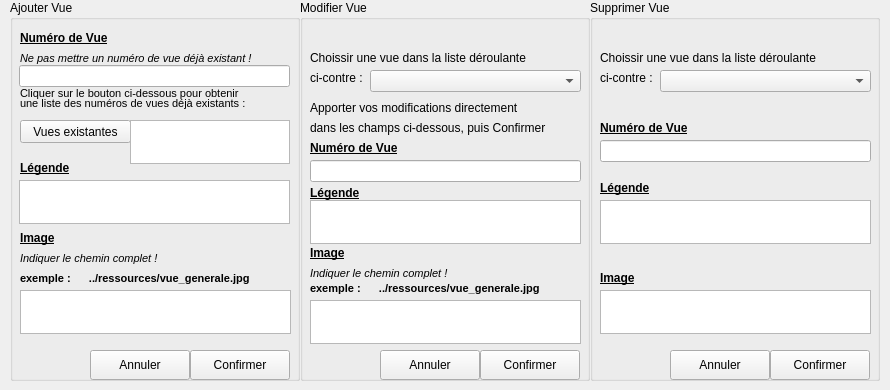
      <widget class="QWidget" name="page_7">
       <property name="geometry">
        <rect>
         <x>0</x>
         <y>0</y>
         <width>890</width>
         <height>390</height>
        </rect>
       </property>
       <attribute name="label">
        <string>Gestion des Vues</string>
       </attribute>
       <widget class="QGroupBox" name="gbAjouterVue">
        <property name="geometry">
         <rect>
          <x>10</x>
          <y>0</y>
          <width>290</width>
          <height>381</height>
         </rect>
        </property>
        <property name="title">
         <string>Ajouter Vue</string>
        </property>
        <widget class="QLabel" name="label_43">
         <property name="geometry">
          <rect>
           <x>10</x>
           <y>30</y>
           <width>121</width>
           <height>16</height>
          </rect>
         </property>
         <property name="font">
          <font>
           <weight>75</weight>
           <bold>true</bold>
           <underline>true</underline>
          </font>
         </property>
         <property name="text">
          <string>Numéro de Vue</string>
         </property>
        </widget>
        <widget class="QLineEdit" name="lEditNumVueAdd">
         <property name="geometry">
          <rect>
           <x>9</x>
           <y>65</y>
           <width>271</width>
           <height>22</height>
          </rect>
         </property>
        </widget>
        <widget class="QLabel" name="label_44">
         <property name="geometry">
          <rect>
           <x>10</x>
           <y>85</y>
           <width>251</width>
           <height>16</height>
          </rect>
         </property>
         <property name="font">
          <font>
           <pointsize>8</pointsize>
          </font>
         </property>
         <property name="text">
          <string>Cliquer sur le bouton ci-dessous pour obtenir</string>
         </property>
        </widget>
        <widget class="QLabel" name="label_45">
         <property name="geometry">
          <rect>
           <x>10</x>
           <y>95</y>
           <width>271</width>
           <height>16</height>
          </rect>
         </property>
         <property name="font">
          <font>
           <pointsize>8</pointsize>
          </font>
         </property>
         <property name="text">
          <string>une liste des numéros de vues déjà existants :</string>
         </property>
        </widget>
        <widget class="QPushButton" name="btVueExistante">
         <property name="geometry">
          <rect>
           <x>10</x>
           <y>120</y>
           <width>111</width>
           <height>23</height>
          </rect>
         </property>
         <property name="text">
          <string>Vues existantes</string>
         </property>
        </widget>
        <widget class="QTextEdit" name="txtVueExiste">
         <property name="geometry">
          <rect>
           <x>120</x>
           <y>120</y>
           <width>160</width>
           <height>44</height>
          </rect>
         </property>
         <property name="cursor" stdset="0">
          <cursorShape>ForbiddenCursor</cursorShape>
         </property>
         <property name="mouseTracking">
          <bool>false</bool>
         </property>
         <property name="textInteractionFlags">
          <set>Qt::TextSelectableByMouse</set>
         </property>
        </widget>
        <widget class="QLabel" name="label_46">
         <property name="geometry">
          <rect>
           <x>10</x>
           <y>50</y>
           <width>281</width>
           <height>16</height>
          </rect>
         </property>
         <property name="font">
          <font>
           <pointsize>8</pointsize>
           <italic>true</italic>
          </font>
         </property>
         <property name="text">
          <string>Ne pas mettre un numéro de vue déjà existant !</string>
         </property>
        </widget>
        <widget class="QLabel" name="label_47">
         <property name="geometry">
          <rect>
           <x>10</x>
           <y>160</y>
           <width>61</width>
           <height>16</height>
          </rect>
         </property>
         <property name="font">
          <font>
           <weight>75</weight>
           <bold>true</bold>
           <underline>true</underline>
          </font>
         </property>
         <property name="text">
          <string>Légende</string>
         </property>
        </widget>
        <widget class="QTextEdit" name="txtVueLegendeAdd">
         <property name="geometry">
          <rect>
           <x>9</x>
           <y>180</y>
           <width>271</width>
           <height>44</height>
          </rect>
         </property>
        </widget>
        <widget class="QLabel" name="label_48">
         <property name="geometry">
          <rect>
           <x>10</x>
           <y>230</y>
           <width>61</width>
           <height>16</height>
          </rect>
         </property>
         <property name="font">
          <font>
           <weight>75</weight>
           <bold>true</bold>
           <underline>true</underline>
          </font>
         </property>
         <property name="text">
          <string>Image</string>
         </property>
        </widget>
        <widget class="QTextEdit" name="txtVueImageAdd">
         <property name="geometry">
          <rect>
           <x>10</x>
           <y>290</y>
           <width>271</width>
           <height>44</height>
          </rect>
         </property>
        </widget>
        <widget class="QLabel" name="label_49">
         <property name="geometry">
          <rect>
           <x>10</x>
           <y>270</y>
           <width>281</width>
           <height>16</height>
          </rect>
         </property>
         <property name="font">
          <font>
           <pointsize>8</pointsize>
           <weight>75</weight>
           <italic>false</italic>
           <bold>true</bold>
          </font>
         </property>
         <property name="text">
          <string>exemple :      ../ressources/vue_generale.jpg</string>
         </property>
        </widget>
        <widget class="QLabel" name="label_50">
         <property name="geometry">
          <rect>
           <x>10</x>
           <y>250</y>
           <width>281</width>
           <height>16</height>
          </rect>
         </property>
         <property name="font">
          <font>
           <pointsize>8</pointsize>
           <italic>true</italic>
          </font>
         </property>
         <property name="text">
          <string>Indiquer le chemin complet !</string>
         </property>
        </widget>
        <widget class="QPushButton" name="btAnnulerVueAdd">
         <property name="geometry">
          <rect>
           <x>80</x>
           <y>350</y>
           <width>100</width>
           <height>30</height>
          </rect>
         </property>
         <property name="text">
          <string>Annuler</string>
         </property>
         <property name="icon">
          <iconset>
           <normaloff>ressources/ButtonClose.png</normaloff>ressources/ButtonClose.png</iconset>
         </property>
        </widget>
        <widget class="QPushButton" name="btOkVueAdd">
         <property name="geometry">
          <rect>
           <x>180</x>
           <y>350</y>
           <width>100</width>
           <height>30</height>
          </rect>
         </property>
         <property name="text">
          <string>Confirmer</string>
         </property>
         <property name="icon">
          <iconset>
           <normaloff>ressources/bt_ok.png</normaloff>ressources/bt_ok.png</iconset>
         </property>
        </widget>
        <widget class="QLabel" name="label_63">
         <property name="geometry">
          <rect>
           <x>230</x>
           <y>0</y>
           <width>51</width>
           <height>51</height>
          </rect>
         </property>
         <property name="text">
          <string/>
         </property>
         <property name="pixmap">
          <pixmap>ressources/new.png</pixmap>
         </property>
        </widget>
       </widget>
       <widget class="QGroupBox" name="gbModifierVue">
        <property name="geometry">
         <rect>
          <x>300</x>
          <y>0</y>
          <width>290</width>
          <height>381</height>
         </rect>
        </property>
        <property name="title">
         <string>Modifier Vue</string>
        </property>
        <widget class="QLabel" name="label_51">
         <property name="geometry">
          <rect>
           <x>10</x>
           <y>50</y>
           <width>261</width>
           <height>16</height>
          </rect>
         </property>
         <property name="text">
          <string>Choissir une vue dans la liste déroulante</string>
         </property>
        </widget>
        <widget class="QComboBox" name="cBoxVueMod">
         <property name="geometry">
          <rect>
           <x>70</x>
           <y>70</y>
           <width>211</width>
           <height>22</height>
          </rect>
         </property>
        </widget>
        <widget class="QLabel" name="label_52">
         <property name="geometry">
          <rect>
           <x>10</x>
           <y>70</y>
           <width>71</width>
           <height>16</height>
          </rect>
         </property>
         <property name="text">
          <string>ci-contre :</string>
         </property>
        </widget>
        <widget class="QLabel" name="label_54">
         <property name="geometry">
          <rect>
           <x>10</x>
           <y>185</y>
           <width>61</width>
           <height>16</height>
          </rect>
         </property>
         <property name="font">
          <font>
           <weight>75</weight>
           <bold>true</bold>
           <underline>true</underline>
          </font>
         </property>
         <property name="text">
          <string>Légende</string>
         </property>
        </widget>
        <widget class="QLabel" name="label_55">
         <property name="geometry">
          <rect>
           <x>10</x>
           <y>245</y>
           <width>61</width>
           <height>16</height>
          </rect>
         </property>
         <property name="font">
          <font>
           <weight>75</weight>
           <bold>true</bold>
           <underline>true</underline>
          </font>
         </property>
         <property name="text">
          <string>Image</string>
         </property>
        </widget>
        <widget class="QTextEdit" name="txtVueLegendeMod">
         <property name="geometry">
          <rect>
           <x>10</x>
           <y>200</y>
           <width>271</width>
           <height>44</height>
          </rect>
         </property>
        </widget>
        <widget class="QLabel" name="label_53">
         <property name="geometry">
          <rect>
           <x>10</x>
           <y>265</y>
           <width>171</width>
           <height>16</height>
          </rect>
         </property>
         <property name="font">
          <font>
           <pointsize>8</pointsize>
           <italic>true</italic>
          </font>
         </property>
         <property name="text">
          <string>Indiquer le chemin complet !</string>
         </property>
        </widget>
        <widget class="QLabel" name="label_56">
         <property name="geometry">
          <rect>
           <x>10</x>
           <y>280</y>
           <width>281</width>
           <height>16</height>
          </rect>
         </property>
         <property name="font">
          <font>
           <pointsize>8</pointsize>
           <weight>75</weight>
           <italic>false</italic>
           <bold>true</bold>
          </font>
         </property>
         <property name="text">
          <string>exemple :      ../ressources/vue_generale.jpg</string>
         </property>
        </widget>
        <widget class="QTextEdit" name="txtVueImageMod">
         <property name="geometry">
          <rect>
           <x>10</x>
           <y>300</y>
           <width>271</width>
           <height>44</height>
          </rect>
         </property>
        </widget>
        <widget class="QLabel" name="label_57">
         <property name="geometry">
          <rect>
           <x>10</x>
           <y>100</y>
           <width>261</width>
           <height>16</height>
          </rect>
         </property>
         <property name="font">
          <font>
           <weight>50</weight>
           <bold>false</bold>
          </font>
         </property>
         <property name="text">
          <string>Apporter vos modifications directement</string>
         </property>
        </widget>
        <widget class="QLabel" name="label_58">
         <property name="geometry">
          <rect>
           <x>10</x>
           <y>120</y>
           <width>271</width>
           <height>16</height>
          </rect>
         </property>
         <property name="text">
          <string>dans les champs ci-dessous, puis Confirmer</string>
         </property>
        </widget>
        <widget class="QPushButton" name="btAnnulerVueMod">
         <property name="geometry">
          <rect>
           <x>80</x>
           <y>350</y>
           <width>100</width>
           <height>30</height>
          </rect>
         </property>
         <property name="text">
          <string>Annuler</string>
         </property>
         <property name="icon">
          <iconset>
           <normaloff>ressources/ButtonClose.png</normaloff>ressources/ButtonClose.png</iconset>
         </property>
        </widget>
        <widget class="QPushButton" name="btOkVueMod">
         <property name="geometry">
          <rect>
           <x>180</x>
           <y>350</y>
           <width>100</width>
           <height>30</height>
          </rect>
         </property>
         <property name="text">
          <string>Confirmer</string>
         </property>
         <property name="icon">
          <iconset>
           <normaloff>../ressources/bt_ok.png</normaloff>../ressources/bt_ok.png</iconset>
         </property>
        </widget>
        <widget class="QLabel" name="label_64">
         <property name="geometry">
          <rect>
           <x>230</x>
           <y>2</y>
           <width>51</width>
           <height>51</height>
          </rect>
         </property>
         <property name="text">
          <string/>
         </property>
         <property name="pixmap">
          <pixmap>ressources/modifier.png</pixmap>
         </property>
        </widget>
        <widget class="QLineEdit" name="lEditNumVueMod">
         <property name="geometry">
          <rect>
           <x>10</x>
           <y>160</y>
           <width>271</width>
           <height>22</height>
          </rect>
         </property>
        </widget>
        <widget class="QLabel" name="label_150">
         <property name="geometry">
          <rect>
           <x>10</x>
           <y>140</y>
           <width>121</width>
           <height>16</height>
          </rect>
         </property>
         <property name="font">
          <font>
           <weight>75</weight>
           <bold>true</bold>
           <underline>true</underline>
          </font>
         </property>
         <property name="text">
          <string>Numéro de Vue</string>
         </property>
        </widget>
        <zorder>cBoxVueMod</zorder>
        <zorder>label_52</zorder>
        <zorder>label_54</zorder>
        <zorder>label_55</zorder>
        <zorder>txtVueLegendeMod</zorder>
        <zorder>label_53</zorder>
        <zorder>label_56</zorder>
        <zorder>txtVueImageMod</zorder>
        <zorder>label_57</zorder>
        <zorder>label_58</zorder>
        <zorder>btAnnulerVueMod</zorder>
        <zorder>btOkVueMod</zorder>
        <zorder>label_64</zorder>
        <zorder>label_51</zorder>
        <zorder>lEditNumVueMod</zorder>
        <zorder>label_150</zorder>
       </widget>
       <widget class="QGroupBox" name="gbSupprimerVue">
        <property name="geometry">
         <rect>
          <x>590</x>
          <y>0</y>
          <width>290</width>
          <height>381</height>
         </rect>
        </property>
        <property name="title">
         <string>Supprimer Vue</string>
        </property>
        <widget class="QLabel" name="label_59">
         <property name="geometry">
          <rect>
           <x>10</x>
           <y>50</y>
           <width>261</width>
           <height>16</height>
          </rect>
         </property>
         <property name="text">
          <string>Choissir une vue dans la liste déroulante</string>
         </property>
        </widget>
        <widget class="QLabel" name="label_60">
         <property name="geometry">
          <rect>
           <x>10</x>
           <y>70</y>
           <width>71</width>
           <height>16</height>
          </rect>
         </property>
         <property name="text">
          <string>ci-contre :</string>
         </property>
        </widget>
        <widget class="QComboBox" name="cBoxVueSupp">
         <property name="geometry">
          <rect>
           <x>70</x>
           <y>70</y>
           <width>211</width>
           <height>22</height>
          </rect>
         </property>
        </widget>
        <widget class="QLabel" name="label_61">
         <property name="geometry">
          <rect>
           <x>10</x>
           <y>180</y>
           <width>61</width>
           <height>16</height>
          </rect>
         </property>
         <property name="font">
          <font>
           <weight>75</weight>
           <bold>true</bold>
           <underline>true</underline>
          </font>
         </property>
         <property name="text">
          <string>Légende</string>
         </property>
        </widget>
        <widget class="QTextEdit" name="txtVueLegendeSupp">
         <property name="geometry">
          <rect>
           <x>10</x>
           <y>200</y>
           <width>271</width>
           <height>44</height>
          </rect>
         </property>
         <property name="cursor" stdset="0">
          <cursorShape>ForbiddenCursor</cursorShape>
         </property>
         <property name="textInteractionFlags">
          <set>Qt::TextSelectableByMouse</set>
         </property>
        </widget>
        <widget class="QLabel" name="label_62">
         <property name="geometry">
          <rect>
           <x>10</x>
           <y>270</y>
           <width>61</width>
           <height>16</height>
          </rect>
         </property>
         <property name="font">
          <font>
           <weight>75</weight>
           <bold>true</bold>
           <underline>true</underline>
          </font>
         </property>
         <property name="text">
          <string>Image</string>
         </property>
        </widget>
        <widget class="QTextEdit" name="txtVueImageSupp">
         <property name="geometry">
          <rect>
           <x>10</x>
           <y>290</y>
           <width>271</width>
           <height>44</height>
          </rect>
         </property>
         <property name="cursor" stdset="0">
          <cursorShape>ForbiddenCursor</cursorShape>
         </property>
         <property name="textInteractionFlags">
          <set>Qt::TextSelectableByMouse</set>
         </property>
        </widget>
        <widget class="QPushButton" name="btannulerVueSupp">
         <property name="geometry">
          <rect>
           <x>80</x>
           <y>350</y>
           <width>100</width>
           <height>30</height>
          </rect>
         </property>
         <property name="text">
          <string>Annuler</string>
         </property>
         <property name="icon">
          <iconset>
           <normaloff>ressources/ButtonClose.png</normaloff>ressources/ButtonClose.png</iconset>
         </property>
        </widget>
        <widget class="QPushButton" name="btOKVueSupp">
         <property name="geometry">
          <rect>
           <x>180</x>
           <y>350</y>
           <width>100</width>
           <height>30</height>
          </rect>
         </property>
         <property name="text">
          <string>Confirmer</string>
         </property>
         <property name="icon">
          <iconset>
           <normaloff>../ressources/bt_ok.png</normaloff>../ressources/bt_ok.png</iconset>
         </property>
        </widget>
        <widget class="QLabel" name="label_65">
         <property name="geometry">
          <rect>
           <x>230</x>
           <y>0</y>
           <width>51</width>
           <height>51</height>
          </rect>
         </property>
         <property name="text">
          <string/>
         </property>
         <property name="pixmap">
          <pixmap>ressources/supprimer.png</pixmap>
         </property>
        </widget>
        <widget class="QLineEdit" name="lEditNumVueSupp">
         <property name="geometry">
          <rect>
           <x>10</x>
           <y>140</y>
           <width>271</width>
           <height>22</height>
          </rect>
         </property>
         <property name="cursor">
          <cursorShape>ForbiddenCursor</cursorShape>
         </property>
         <property name="readOnly">
          <bool>true</bool>
         </property>
        </widget>
        <widget class="QLabel" name="label_152">
         <property name="geometry">
          <rect>
           <x>10</x>
           <y>120</y>
           <width>121</width>
           <height>16</height>
          </rect>
         </property>
         <property name="font">
          <font>
           <weight>75</weight>
           <bold>true</bold>
           <underline>true</underline>
          </font>
         </property>
         <property name="text">
          <string>Numéro de Vue</string>
         </property>
        </widget>
       </widget>
      </widget>
